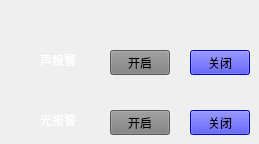
   <widget class="QWidget" name="tab_3">
    <attribute name="title">
     <string>报警</string>
    </attribute>
    <widget class="QPushButton" name="pushButtonSoundOpen">
     <property name="geometry">
      <rect>
       <x>110</x>
       <y>50</y>
       <width>60</width>
       <height>25</height>
      </rect>
     </property>
     <property name="minimumSize">
      <size>
       <width>60</width>
       <height>25</height>
      </size>
     </property>
     <property name="maximumSize">
      <size>
       <width>60</width>
       <height>25</height>
      </size>
     </property>
     <property name="styleSheet">
      <string notr="true">background-color: rgb(127, 127, 127);</string>
     </property>
     <property name="text">
      <string>开启</string>
     </property>
    </widget>
    <widget class="QPushButton" name="pushButtonSoundClose">
     <property name="geometry">
      <rect>
       <x>190</x>
       <y>50</y>
       <width>60</width>
       <height>25</height>
      </rect>
     </property>
     <property name="minimumSize">
      <size>
       <width>60</width>
       <height>25</height>
      </size>
     </property>
     <property name="maximumSize">
      <size>
       <width>60</width>
       <height>25</height>
      </size>
     </property>
     <property name="styleSheet">
      <string notr="true">background-color: rgb(0, 0, 255);</string>
     </property>
     <property name="text">
      <string>关闭</string>
     </property>
    </widget>
    <widget class="QPushButton" name="pushButtonLightOpen">
     <property name="geometry">
      <rect>
       <x>110</x>
       <y>110</y>
       <width>60</width>
       <height>25</height>
      </rect>
     </property>
     <property name="minimumSize">
      <size>
       <width>60</width>
       <height>25</height>
      </size>
     </property>
     <property name="maximumSize">
      <size>
       <width>60</width>
       <height>25</height>
      </size>
     </property>
     <property name="styleSheet">
      <string notr="true">background-color: rgb(127, 127, 127);</string>
     </property>
     <property name="text">
      <string>开启</string>
     </property>
    </widget>
    <widget class="QPushButton" name="pushButtonLightClose">
     <property name="geometry">
      <rect>
       <x>190</x>
       <y>110</y>
       <width>60</width>
       <height>25</height>
      </rect>
     </property>
     <property name="minimumSize">
      <size>
       <width>60</width>
       <height>25</height>
      </size>
     </property>
     <property name="maximumSize">
      <size>
       <width>60</width>
       <height>25</height>
      </size>
     </property>
     <property name="styleSheet">
      <string notr="true">background-color: rgb(0, 0, 255);</string>
     </property>
     <property name="text">
      <string>关闭</string>
     </property>
    </widget>
    <widget class="QLabel" name="label_26">
     <property name="geometry">
      <rect>
       <x>40</x>
       <y>50</y>
       <width>65</width>
       <height>20</height>
      </rect>
     </property>
     <property name="minimumSize">
      <size>
       <width>65</width>
       <height>20</height>
      </size>
     </property>
     <property name="maximumSize">
      <size>
       <width>65</width>
       <height>20</height>
      </size>
     </property>
     <property name="styleSheet">
      <string notr="true">QLabel{
color: rgb(255, 255, 255);
font: 75 12pt &quot;新宋体&quot;;
}</string>
     </property>
     <property name="text">
      <string>声报警</string>
     </property>
    </widget>
    <widget class="QLabel" name="label_28">
     <property name="geometry">
      <rect>
       <x>40</x>
       <y>110</y>
       <width>65</width>
       <height>20</height>
      </rect>
     </property>
     <property name="minimumSize">
      <size>
       <width>65</width>
       <height>20</height>
      </size>
     </property>
     <property name="maximumSize">
      <size>
       <width>65</width>
       <height>20</height>
      </size>
     </property>
     <property name="styleSheet">
      <string notr="true">QLabel{
color: rgb(255, 255, 255);
font: 75 12pt &quot;新宋体&quot;;
}</string>
     </property>
     <property name="text">
      <string>光报警</string>
     </property>
    </widget>
   </widget>
